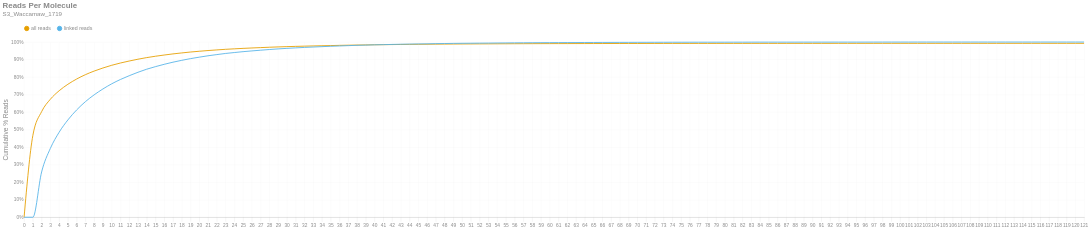

Source (notebook cell):
### Markdown cell above
### Reads per Molecule
This chart shows the cumulative distribution of the number of reads per linked molecule. That is, how many alignments are associated with a unique molecule. This excludes the number of reads associated with invalid or absent linked-read barcodes. The `linked` histogram is the percentages recalculated when disregarding singletons.

### Code cell
if SKIPLR:
    print_html(f"Skipped")
else:
    counts = np.bincount(valids['reads'].cast(pl.Int64).to_numpy())
    weighted = counts * np.arange(len(counts))
    all_perc = weighted / n_reads
    linked_perc = weighted / n_linked_reads
    linked_perc[1] = 0
    binned_df = pl.DataFrame({
        'readsper': list(range(len(counts))),
        'all reads (cumsum)': np.cumsum(all_perc).tolist(),
        'linked reads (cumsum)': np.cumsum(linked_perc).tolist(),
    })

    with SafeRender(binned_df):
        (
            density_plot(binned_df, 'Reads Per Molecule', samplename, 'readspmol')
            .encode(
                x=alt.X('readsper:O', title=None).axis(labelAngle=0).scale(padding=0),
                y=alt.Y('value:Q', title='Cumulative % Reads').axis(format='%').stack(False),
                color=alt.Color("key:N").scale(domain=["all reads", "linked reads"]),
                tooltip=[
                    alt.Tooltip("key:N", title="Data Type"),
                    alt.Tooltip("readsper:O", title="Reads Per Molecule"),
                    alt.Tooltip("value:Q", format=".2%", title="% Reads (Cum.)")
                ]            
            )
        ).display()

### Figure 1 — Vega-Lite specification as saved in the notebook (floating-point values rounded to 4 significant figures)
{"width": "container", "height": 400, "config": {"title": {"anchor": "start", "dy": -15, "fontSize": 18, "color": "#888888", "subtitleColor": "#888888", "subtitleFontSize": 14}, "arc": {"fill": "#0072B2"}, "axis": {"domainColor": "#888888", "domainWidth": 0.5, "gridWidth": 0.2, "grid": false, "titleFontWeight": 400, "titleFontSize": 15, "labelFontSize": 11, "labelColor": "#888888", "tickColor": "#888888", "tickWidth": 0.2, "titleColor": "#888888"}, "axisBand": {"grid": false}, "axisX": {"grid": true, "tickSize": 10, "domainCap": "round"}, "axisY": {"domain": false, "grid": true, "tickSize": 0, "domainCap": "round"}, "background": "transparent", "header": {"labelFontSize": 15, "labelColor": "#888888", "titleFontSize": 15, "titleFontWeight": 600, "titleColor": "#888888"}, "legend": {"labelFont": "sans-serif", "labelFontSize": 12, "labelColor": "#888888", "symbolSize": 100, "symbolType": "circle", "titleFontSize": 12, "titlePadding": 10, "titleColor": "#888888", "title": null, "orient": "top"}, "range": {"category": ["#E69F00", "#56B4E9", "#009E73", "#F0E442", "#0072B2", "#D55E00", "#CC79A7", "#000000"], "diverging": ["#cfe8f3", "#a2d4ec", "#73bfe2", "#46abdb", "#1696d2", "#12719e"]}, "area": {"fill": "#0072B2", "fillOpacity": 0.7, "line": true, "strokeOpacity": 0.7}, "line": {"color": "#0072B2", "stroke": "#0072B2", "strokeWidth": 2}, "trail": {"color": "#0072B2", "stroke": "#0072B2", "strokeWidth": 0, "size": 1}, "point": {"filled": true, "fillOpacity": 1.0, "size": 95}, "text": {"color": "#888888", "fontSize": 11, "align": "right", "fontWeight": 400, "size": 11}, "bar": {"fill": "#0072B2", "stroke": null}, "view": {"stroke": null, "continuousWidth": 660, "continuousHeight": 400}}, "data": {"name": "data-123f125ad69cf2c658436b0294127f32"}, "mark": {"type": "line", "interpolate": "monotone", "point": {"opacity": 0, "size": 275}}, "encoding": {"color": {"field": "key", "scale": {"domain": ["all reads", "linked reads"]}, "type": "nominal"}, "tooltip": [{"field": "key", "title": "Data Type", "type": "nominal"}, {"field": "readsper", "title": "Reads Per Molecule", "type": "ordinal"}, {"field": "value", "format": ".2%", "title": "% Reads (Cum.)", "type": "quantitative"}], "x": {"axis": {"labelAngle": 0}, "field": "readsper", "scale": {"padding": 0}, "title": null, "type": "ordinal"}, "y": {"axis": {"format": "%"}, "field": "value", "stack": false, "title": "Cumulative % Reads", "type": "quantitative"}}, "params": [{"name": "param_c36ac31b6afebe62", "select": {"type": "point", "fields": ["key"]}, "bind": "legend"}], "title": {"text": "Reads Per Molecule", "subtitle": "S3_Waccamaw_1719"}, "transform": [{"fold": ["all reads (cumsum)", "linked reads (cumsum)"]}, {"calculate": "replace(datum.key, ' (cumsum)', '')", "as": "key"}, {"filter": {"param": "param_c36ac31b6afebe62"}}], "usermeta": {"embedOptions": {"downloadFileName": "S3_Waccamaw_1719.readspmol"}}, "$schema": "https://vega.github.io/schema/vega-lite/v6.1.0.json", "datasets": {"data-123f125ad69cf2c658436b0294127f32": [{"readsper": 0, "all reads (cumsum)": 0.0, "linked reads (cumsum)": 0.0}, {"readsper": 1, "all reads (cumsum)": 0.4668, "linked reads (cumsum)": 0.0}, {"readsper": 2, "all reads (cumsum)": 0.6027, "linked reads (cumsum)": 0.2585}, {"readsper": 3, "all reads (cumsum)": 0.6736, "linked reads (cumsum)": 0.3931}, {"readsper": 4, "all reads (cumsum)": 0.722, "linked reads (cumsum)": 0.4852}, {"readsper": 5, "all reads (cumsum)": 0.759, "linked reads (cumsum)": 0.5555}, {"readsper": 6, "all reads (cumsum)": 0.789, "linked reads (cumsum)": 0.6125}, {"readsper": 7, "all reads (cumsum)": 0.8138, "linked reads (cumsum)": 0.6598}, {"readsper": 8, "all reads (cumsum)": 0.8343, "linked reads (cumsum)": 0.6988}, {"readsper": 9, "all reads (cumsum)": 0.8519, "linked reads (cumsum)": 0.7322}, {"readsper": 10, "all reads (cumsum)": 0.8673, "linked reads (cumsum)": 0.7615}, {"readsper": 11, "all reads (cumsum)": 0.8804, "linked reads (cumsum)": 0.7863}, {"readsper": 12, "all reads (cumsum)": 0.8917, "linked reads (cumsum)": 0.8079}, {"readsper": 13, "all reads (cumsum)": 0.902, "linked reads (cumsum)": 0.8275}, {"readsper": 14, "all reads (cumsum)": 0.9113, "linked reads (cumsum)": 0.845}, {"readsper": 15, "all reads (cumsum)": 0.919, "linked reads (cumsum)": 0.8597}, {"readsper": 16, "all reads (cumsum)": 0.926, "linked reads (cumsum)": 0.873}, {"readsper": 17, "all reads (cumsum)": 0.9323, "linked reads (cumsum)": 0.8851}, {"readsper": 18, "all reads (cumsum)": 0.9379, "linked reads (cumsum)": 0.8957}, {"readsper": 19, "all reads (cumsum)": 0.943, "linked reads (cumsum)": 0.9054}, {"readsper": 20, "all reads (cumsum)": 0.9474, "linked reads (cumsum)": 0.9137}, {"readsper": 21, "all reads (cumsum)": 0.9516, "linked reads (cumsum)": 0.9217}, {"readsper": 22, "all reads (cumsum)": 0.9551, "linked reads (cumsum)": 0.9285}, {"readsper": 23, "all reads (cumsum)": 0.9585, "linked reads (cumsum)": 0.9349}, {"readsper": 24, "all reads (cumsum)": 0.9613, "linked reads (cumsum)": 0.9401}, {"readsper": 25, "all reads (cumsum)": 0.9639, "linked reads (cumsum)": 0.9451}, {"readsper": 26, "all reads (cumsum)": 0.9661, "linked reads (cumsum)": 0.9494}, {"readsper": 27, "all reads (cumsum)": 0.9683, "linked reads (cumsum)": 0.9534}, {"readsper": 28, "all reads (cumsum)": 0.9703, "linked reads (cumsum)": 0.9574}, {"readsper": 29, "all reads (cumsum)": 0.9722, "linked reads (cumsum)": 0.9609}, {"readsper": 30, "all reads (cumsum)": 0.9738, "linked reads (cumsum)": 0.9639}, {"readsper": 31, "all reads (cumsum)": 0.9753, "linked reads (cumsum)": 0.9668}, {"readsper": 32, "all reads (cumsum)": 0.9766, "linked reads (cumsum)": 0.9693}, {"readsper": 33, "all reads (cumsum)": 0.9778, "linked reads (cumsum)": 0.9715}, {"readsper": 34, "all reads (cumsum)": 0.979, "linked reads (cumsum)": 0.9737}, {"readsper": 35, "all reads (cumsum)": 0.98, "linked reads (cumsum)": 0.9758}, {"readsper": 36, "all reads (cumsum)": 0.981, "linked reads (cumsum)": 0.9777}, {"readsper": 37, "all reads (cumsum)": 0.982, "linked reads (cumsum)": 0.9795}, {"readsper": 38, "all reads (cumsum)": 0.9829, "linked reads (cumsum)": 0.9813}, {"readsper": 39, "all reads (cumsum)": 0.9836, "linked reads (cumsum)": 0.9825}, {"readsper": 40, "all reads (cumsum)": 0.9844, "linked reads (cumsum)": 0.9841}, {"readsper": 41, "all reads (cumsum)": 0.985, "linked reads (cumsum)": 0.9852}, {"readsper": 42, "all reads (cumsum)": 0.9856, "linked reads (cumsum)": 0.9864}, {"readsper": 43, "all reads (cumsum)": 0.9862, "linked reads (cumsum)": 0.9874}, {"readsper": 44, "all reads (cumsum)": 0.9867, "linked reads (cumsum)": 0.9884}, {"readsper": 45, "all reads (cumsum)": 0.9871, "linked reads (cumsum)": 0.9893}, {"readsper": 46, "all reads (cumsum)": 0.9875, "linked reads (cumsum)": 0.9899}, {"readsper": 47, "all reads (cumsum)": 0.988, "linked reads (cumsum)": 0.991}, {"readsper": 48, "all reads (cumsum)": 0.9883, "linked reads (cumsum)": 0.9916}, {"readsper": 49, "all reads (cumsum)": 0.9888, "linked reads (cumsum)": 0.9924}, {"readsper": 50, "all reads (cumsum)": 0.989, "linked reads (cumsum)": 0.9929}, {"readsper": 51, "all reads (cumsum)": 0.9893, "linked reads (cumsum)": 0.9934}, {"readsper": 52, "all reads (cumsum)": 0.9895, "linked reads (cumsum)": 0.9938}, {"readsper": 53, "all reads (cumsum)": 0.9897, "linked reads (cumsum)": 0.9942}, {"readsper": 54, "all reads (cumsum)": 0.99, "linked reads (cumsum)": 0.9947}, {"readsper": 55, "all reads (cumsum)": 0.9902, "linked reads (cumsum)": 0.995}, {"readsper": 56, "all reads (cumsum)": 0.9904, "linked reads (cumsum)": 0.9956}, {"readsper": 57, "all reads (cumsum)": 0.9906, "linked reads (cumsum)": 0.9959}, {"readsper": 58, "all reads (cumsum)": 0.9908, "linked reads (cumsum)": 0.9962}, {"readsper": 59, "all reads (cumsum)": 0.9909, "linked reads (cumsum)": 0.9965}, {"readsper": 60, "all reads (cumsum)": 0.991, "linked reads (cumsum)": 0.9967}, {"readsper": 61, "all reads (cumsum)": 0.9912, "linked reads (cumsum)": 0.997}, {"readsper": 62, "all reads (cumsum)": 0.9912, "linked reads (cumsum)": 0.9971}, {"readsper": 63, "all reads (cumsum)": 0.9913, "linked reads (cumsum)": 0.9972}, {"readsper": 64, "all reads (cumsum)": 0.9914, "linked reads (cumsum)": 0.9975}, {"readsper": 65, "all reads (cumsum)": 0.9915, "linked reads (cumsum)": 0.9976}, {"readsper": 66, "all reads (cumsum)": 0.9916, "linked reads (cumsum)": 0.9978}, {"readsper": 67, "all reads (cumsum)": 0.9917, "linked reads (cumsum)": 0.9979}, {"readsper": 68, "all reads (cumsum)": 0.9918, "linked reads (cumsum)": 0.9981}, {"readsper": 69, "all reads (cumsum)": 0.9918, "linked reads (cumsum)": 0.9982}, {"readsper": 70, "all reads (cumsum)": 0.9919, "linked reads (cumsum)": 0.9983}, {"readsper": 71, "all reads (cumsum)": 0.9919, "linked reads (cumsum)": 0.9984}, {"readsper": 72, "all reads (cumsum)": 0.992, "linked reads (cumsum)": 0.9986}, {"readsper": 73, "all reads (cumsum)": 0.9921, "linked reads (cumsum)": 0.9987}, {"readsper": 74, "all reads (cumsum)": 0.9922, "linked reads (cumsum)": 0.9989}, {"readsper": 75, "all reads (cumsum)": 0.9922, "linked reads (cumsum)": 0.9989}, {"readsper": 76, "all reads (cumsum)": 0.9922, "linked reads (cumsum)": 0.999}, {"readsper": 77, "all reads (cumsum)": 0.9923, "linked reads (cumsum)": 0.9991}, {"readsper": 78, "all reads (cumsum)": 0.9923, "linked reads (cumsum)": 0.9991}, {"readsper": 79, "all reads (cumsum)": 0.9923, "linked reads (cumsum)": 0.9991}, {"readsper": 80, "all reads (cumsum)": 0.9923, "linked reads (cumsum)": 0.9992}, {"readsper": 81, "all reads (cumsum)": 0.9924, "linked reads (cumsum)": 0.9992}, {"readsper": 82, "all reads (cumsum)": 0.9924, "linked reads (cumsum)": 0.9993}, {"readsper": 83, "all reads (cumsum)": 0.9925, "linked reads (cumsum)": 0.9994}, {"readsper": 84, "all reads (cumsum)": 0.9925, "linked reads (cumsum)": 0.9995}, {"readsper": 85, "all reads (cumsum)": 0.9925, "linked reads (cumsum)": 0.9995}, {"readsper": 86, "all reads (cumsum)": 0.9925, "linked reads (cumsum)": 0.9995}, {"readsper": 87, "all reads (cumsum)": 0.9925, "linked reads (cumsum)": 0.9995}, {"readsper": 88, "all reads (cumsum)": 0.9925, "linked reads (cumsum)": 0.9995}, {"readsper": 89, "all reads (cumsum)": 0.9925, "linked reads (cumsum)": 0.9996}, {"readsper": 90, "all reads (cumsum)": 0.9926, "linked reads (cumsum)": 0.9996}, {"readsper": 91, "all reads (cumsum)": 0.9926, "linked reads (cumsum)": 0.9996}, {"readsper": 92, "all reads (cumsum)": 0.9926, "linked reads (cumsum)": 0.9996}, {"readsper": 93, "all reads (cumsum)": 0.9926, "linked reads (cumsum)": 0.9997}, {"readsper": 94, "all reads (cumsum)": 0.9926, "linked reads (cumsum)": 0.9997}, {"readsper": 95, "all reads (cumsum)": 0.9926, "linked reads (cumsum)": 0.9997}, {"readsper": 96, "all reads (cumsum)": 0.9926, "linked reads (cumsum)": 0.9997}, {"readsper": 97, "all reads (cumsum)": 0.9926, "linked reads (cumsum)": 0.9998}, {"readsper": 98, "all reads (cumsum)": 0.9927, "linked reads (cumsum)": 0.9999}, {"readsper": 99, "all reads (cumsum)": 0.9927, "linked reads (cumsum)": 0.9999}, {"readsper": 100, "all reads (cumsum)": 0.9927, "linked reads (cumsum)": 0.9999}, {"readsper": 101, "all reads (cumsum)": 0.9927, "linked reads (cumsum)": 0.9999}, {"readsper": 102, "all reads (cumsum)": 0.9927, "linked reads (cumsum)": 0.9999}, {"readsper": 103, "all reads (cumsum)": 0.9927, "linked reads (cumsum)": 0.9999}, {"readsper": 104, "all reads (cumsum)": 0.9927, "linked reads (cumsum)": 0.9999}, {"readsper": 105, "all reads (cumsum)": 0.9927, "linked reads (cumsum)": 0.9999}, {"readsper": 106, "all reads (cumsum)": 0.9927, "linked reads (cumsum)": 0.9999}, {"readsper": 107, "all reads (cumsum)": 0.9928, "linked reads (cumsum)": 1.0}, {"readsper": 108, "all reads (cumsum)": 0.9928, "linked reads (cumsum)": 1.0}, {"readsper": 109, "all reads (cumsum)": 0.9928, "linked reads (cumsum)": 1.0}, {"readsper": 110, "all reads (cumsum)": 0.9928, "linked reads (cumsum)": 1.0}, {"readsper": 111, "all reads (cumsum)": 0.9928, "linked reads (cumsum)": 1.0}, {"readsper": 112, "all reads (cumsum)": 0.9928, "linked reads (cumsum)": 1.0}, {"readsper": 113, "all reads (cumsum)": 0.9928, "linked reads (cumsum)": 1.0}, {"readsper": 114, "all reads (cumsum)": 0.9928, "linked reads (cumsum)": 1.0}, {"readsper": 115, "all reads (cumsum)": 0.9928, "linked reads (cumsum)": 1.0}, {"readsper": 116, "all reads (cumsum)": 0.9928, "linked reads (cumsum)": 1.0}, {"readsper": 117, "all reads (cumsum)": 0.9928, "linked reads (cumsum)": 1.0}, {"readsper": 118, "all reads (cumsum)": 0.9928, "linked reads (cumsum)": 1.0}, {"readsper": 119, "all reads (cumsum)": 0.9928, "linked reads (cumsum)": 1.0}, {"readsper": 120, "all reads (cumsum)": 0.9928, "linked reads (cumsum)": 1.0}, {"readsper": 121, "all reads (cumsum)": 0.9928, "linked reads (cumsum)": 1.0}]}}
